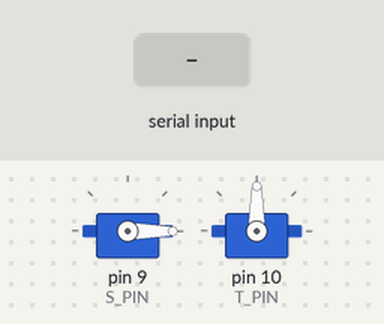
This sketch was run on a simulated Arduino Uno, built with avr-gcc and run on an emulated ATmega328P. On the bench: 2 × servo. The test bench sets the inputs (shaded band).

Above: at 1.2 s.
1.3 s: "1" received over the second serial link
At 2.2 s:
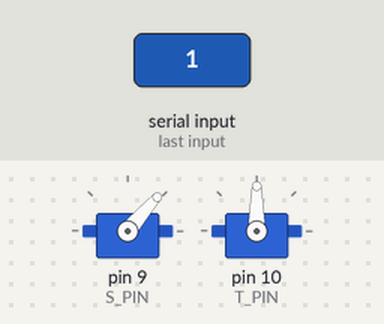
2.8 s: "0" received over the second serial link
At 3.4 s:
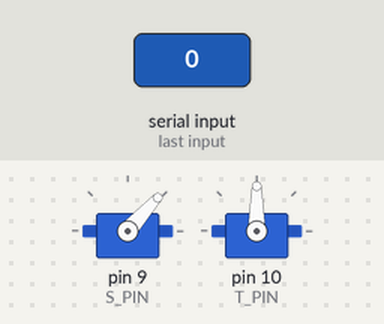
Timing chart, 0 to 5.8 s (numbered marks = the images above; inputs shaded):
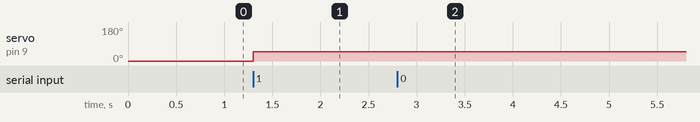

The sketch:

reciever.ino
```cpp
#include "Servo.h"
#include <SoftwareSerial.h>
#define S_PIN 9
#define T_PIN 10

#define BAUD_RATE 9600
#define RX_PIN 2
#define TX_PIN 3

SoftwareSerial senSerial(RX_PIN, TX_PIN);

Servo s;
Servo t;
int angle = 0;

void setup() {
  senSerial.begin(19200);
  s.attach(S_PIN);
  t.attach(T_PIN);
}

void loop() {
  while (!senSerial.available()) {

    s.write(angle);
  }
  angle = senSerial.read();
}
```

Measured:
- after the input at 1.3 s, servo on pin 9 (S_PIN): 0° → 49° at once
- after the input at 2.8 s, servo on pin 9 (S_PIN): 49° → 48° at once
